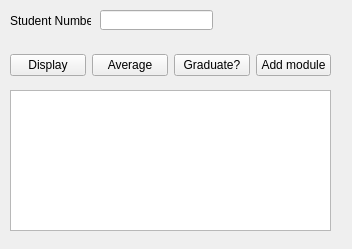
<?xml version="1.0" encoding="UTF-8"?>
<ui version="4.0">
 <class>Widget</class>
 <widget class="QWidget" name="Widget">
  <property name="geometry">
   <rect>
    <x>0</x>
    <y>0</y>
    <width>352</width>
    <height>249</height>
   </rect>
  </property>
  <property name="windowTitle">
   <string>Form</string>
  </property>
  <widget class="QTextEdit" name="edtOut">
   <property name="geometry">
    <rect>
     <x>10</x>
     <y>90</y>
     <width>321</width>
     <height>141</height>
    </rect>
   </property>
  </widget>
  <widget class="QWidget" name="horizontalLayoutWidget">
   <property name="geometry">
    <rect>
     <x>10</x>
     <y>40</y>
     <width>321</width>
     <height>51</height>
    </rect>
   </property>
   <layout class="QHBoxLayout" name="horizontalLayout">
    <item>
     <widget class="QPushButton" name="btnDisplay">
      <property name="text">
       <string>Display</string>
      </property>
     </widget>
    </item>
    <item>
     <widget class="QPushButton" name="btnAvg">
      <property name="text">
       <string>Average</string>
      </property>
     </widget>
    </item>
    <item>
     <widget class="QPushButton" name="btnGraduate">
      <property name="text">
       <string>Graduate?</string>
      </property>
     </widget>
    </item>
    <item>
     <widget class="QPushButton" name="pushButton">
      <property name="text">
       <string>Add module</string>
      </property>
     </widget>
    </item>
   </layout>
  </widget>
  <widget class="QLabel" name="label">
   <property name="geometry">
    <rect>
     <x>10</x>
     <y>10</y>
     <width>81</width>
     <height>21</height>
    </rect>
   </property>
   <property name="text">
    <string>Student Number:</string>
   </property>
  </widget>
  <widget class="QLineEdit" name="edtIn">
   <property name="geometry">
    <rect>
     <x>100</x>
     <y>10</y>
     <width>113</width>
     <height>20</height>
    </rect>
   </property>
  </widget>
 </widget>
 <resources/>
 <connections/>
</ui>
